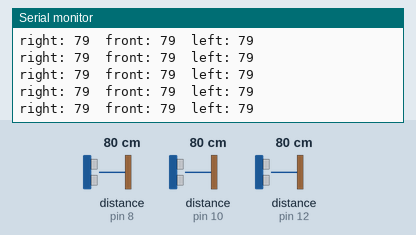
Simulated run of this sketch. Board: Arduino Uno, built with avr-gcc and run on an emulated ATmega328P. On the bench: the last lines printed to the serial monitor. Wiring (inferred from the names in the program): 3 × ultrasonic range finder: trigger pin 9, echo pin 8 / trigger pin 11, echo pin 10 / trigger pin 13, echo pin 12. The inputs (shaded band) are chosen by the test bench; at power-on: distance to the obstacle (sensors on pin 8, pin 10, pin 12) 80 cm. The echo pulse lasts 58.3 µs per cm.

Above: at 1.2 s.
1.3 s: distance to the obstacle (sensor on pin 8) set to 120 cm
At 1.8 s:
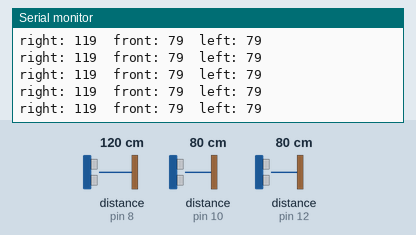
4.3 s: distance to the obstacle (sensor on pin 10) set to 2 cm
At 5.3 s:
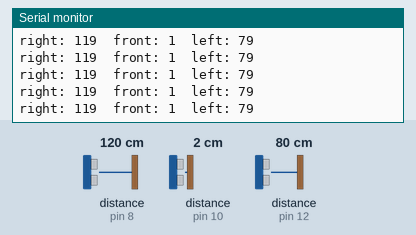
7.3 s: distance to the obstacle (sensor on pin 12) set to 2 cm
At 7.9 s:
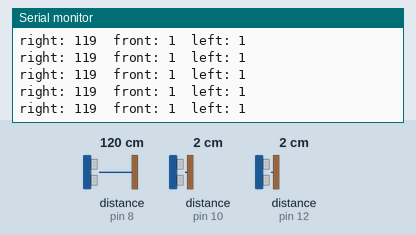
10.3 s: distance to the obstacle (sensor on pin 8) set to 2 cm
At 11.1 s:
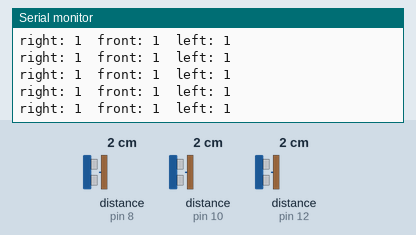
13.3 s: distance to the obstacle (sensor on pin 10) set to 18 cm
At 14.4 s:
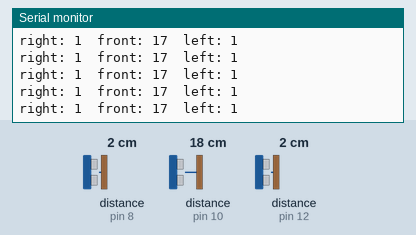
16.3 s: distance to the obstacle (sensor on pin 12) set to 18 cm
At 17.0 s:
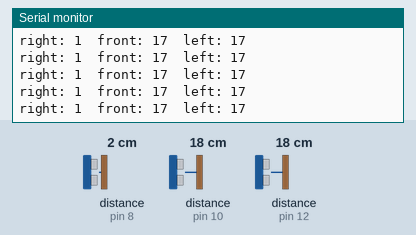
Timing chart, 0 to 19.3 s (numbered marks = the images above; inputs shaded):
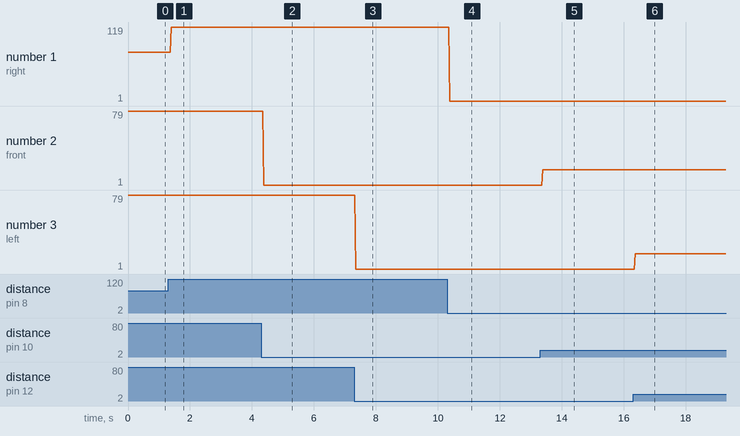

Measured:
- after the input at 1.3 s, the serial monitor: prints a new line after 0.09 s (image 1)
- after the input at 4.3 s, the serial monitor: prints a new line after 0.09 s (image 2)
- after the input at 7.3 s, the serial monitor: prints a new line after 0.05 s (image 3)
- after the input at 10.3 s, the serial monitor: prints a new line after 0.08 s (image 4)
- after the input at 13.3 s, the serial monitor: prints a new line after 0.08 s (image 5)
- after the input at 16.3 s, the serial monitor: prints a new line after 0.06 s (image 6)
- plotted number 1: 79 → 119 after the input at 1.3 s
- plotted number 2: 79 → 1 after the input at 4.3 s, 1 → 17 after the input at 13.3 s

The sketch:

ultrasonictest.ino
```cpp
#ifdef MICROVIEW
#include <MicroView.h>
MicroViewWidget *slider;
#endif

#define MAX_RANGE 500
#define pinEcho1 8
#define pinTrig1 9
#define pinEcho2 10
#define pinTrig2 11
#define pinEcho3 12
#define pinTrig3 13

long duration, distance;

void setup() {
  // put your setup code here, to run once:
  Serial.begin(9600);

  pinMode(pinEcho1, INPUT);
  pinMode(pinTrig1, OUTPUT);
  pinMode(pinEcho2, INPUT);
  pinMode(pinTrig2, OUTPUT);
  pinMode(pinEcho3, INPUT);
  pinMode(pinTrig3, OUTPUT);

#ifdef MICROVIEW
  uView.begin();
  uView.clear(PAGE);
  slider = new MicroViewSlider(0, 0, 0, 500);
  uView.display();
#endif
}

void loop() {
  // Ultrasonic 1
  digitalWrite(pinTrig1, LOW);
  delayMicroseconds(2);

  digitalWrite(pinTrig1, HIGH);
  delayMicroseconds(10);

  digitalWrite(pinTrig1, LOW);
  duration = pulseIn(pinEcho1, HIGH, MAX_RANGE*58.2);
  distance = duration/58.2;

  Serial.print("right: ");
  Serial.print(distance);

  // Ultrasonic 2
  digitalWrite(pinTrig2, LOW);
  delayMicroseconds(2);

  digitalWrite(pinTrig2, HIGH);
  delayMicroseconds(10);

  digitalWrite(pinTrig2, LOW);
  duration = pulseIn(pinEcho2, HIGH, MAX_RANGE*58.2);
  distance = duration/58.2;

  Serial.print("  front: ");
  Serial.print(distance);

  // Ultrasonic 3
  digitalWrite(pinTrig3, LOW);
  delayMicroseconds(2);

  digitalWrite(pinTrig3, HIGH);
  delayMicroseconds(10);

  digitalWrite(pinTrig3, LOW);
  duration = pulseIn(pinEcho3, HIGH, MAX_RANGE*58.2);
  distance = duration/58.2;

  Serial.print("  left: ");
  Serial.print(distance);
  Serial.print('\n');
#ifdef MICROVIEW
  slider->setValue(distance);
  uView.display();
#endif
}
```
